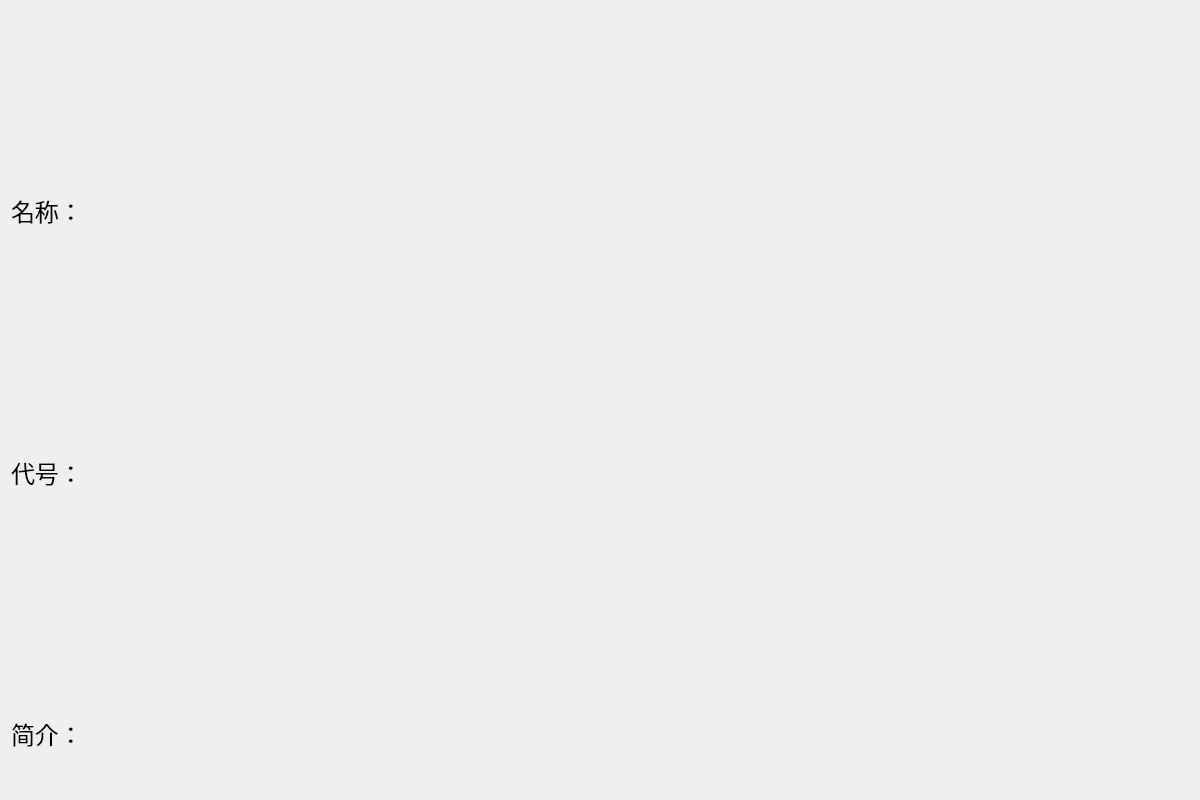
<?xml version="1.0" encoding="UTF-8"?>
<ui version="4.0">
 <class>QueryInformation</class>
 <widget class="QDialog" name="QueryInformation">
  <property name="geometry">
   <rect>
    <x>0</x>
    <y>0</y>
    <width>1200</width>
    <height>800</height>
   </rect>
  </property>
  <property name="minimumSize">
   <size>
    <width>1200</width>
    <height>800</height>
   </size>
  </property>
  <property name="windowTitle">
   <string>QueryInformation</string>
  </property>
  <layout class="QVBoxLayout" name="verticalLayout">
   <item>
    <layout class="QHBoxLayout" name="horizontalLayout_2">
     <item>
      <widget class="QLabel" name="textname">
       <property name="minimumSize">
        <size>
         <width>300</width>
         <height>400</height>
        </size>
       </property>
       <property name="font">
        <font>
         <family>微软雅黑</family>
         <pointsize>18</pointsize>
        </font>
       </property>
       <property name="text">
        <string>名称：</string>
       </property>
      </widget>
     </item>
     <item>
      <widget class="QLabel" name="name">
       <property name="minimumSize">
        <size>
         <width>900</width>
         <height>400</height>
        </size>
       </property>
       <property name="font">
        <font>
         <family>微软雅黑</family>
         <pointsize>18</pointsize>
        </font>
       </property>
       <property name="text">
        <string/>
       </property>
      </widget>
     </item>
    </layout>
   </item>
   <item>
    <layout class="QHBoxLayout" name="horizontalLayout">
     <item>
      <widget class="QLabel" name="textid">
       <property name="minimumSize">
        <size>
         <width>300</width>
         <height>400</height>
        </size>
       </property>
       <property name="font">
        <font>
         <family>微软雅黑</family>
         <pointsize>18</pointsize>
        </font>
       </property>
       <property name="text">
        <string>代号：</string>
       </property>
      </widget>
     </item>
     <item>
      <widget class="QLabel" name="id">
       <property name="minimumSize">
        <size>
         <width>900</width>
         <height>400</height>
        </size>
       </property>
       <property name="font">
        <font>
         <family>微软雅黑</family>
         <pointsize>18</pointsize>
        </font>
       </property>
       <property name="text">
        <string/>
       </property>
      </widget>
     </item>
    </layout>
   </item>
   <item>
    <layout class="QHBoxLayout" name="horizontalLayout_3">
     <item>
      <widget class="QLabel" name="textinformation">
       <property name="minimumSize">
        <size>
         <width>300</width>
         <height>400</height>
        </size>
       </property>
       <property name="font">
        <font>
         <family>微软雅黑</family>
         <pointsize>18</pointsize>
        </font>
       </property>
       <property name="text">
        <string>简介：</string>
       </property>
      </widget>
     </item>
     <item>
      <widget class="QLabel" name="information">
       <property name="minimumSize">
        <size>
         <width>900</width>
         <height>400</height>
        </size>
       </property>
       <property name="font">
        <font>
         <family>微软雅黑</family>
         <pointsize>18</pointsize>
        </font>
       </property>
       <property name="text">
        <string/>
       </property>
      </widget>
     </item>
    </layout>
   </item>
  </layout>
 </widget>
 <layoutdefault spacing="6" margin="11"/>
 <resources/>
 <connections/>
</ui>
